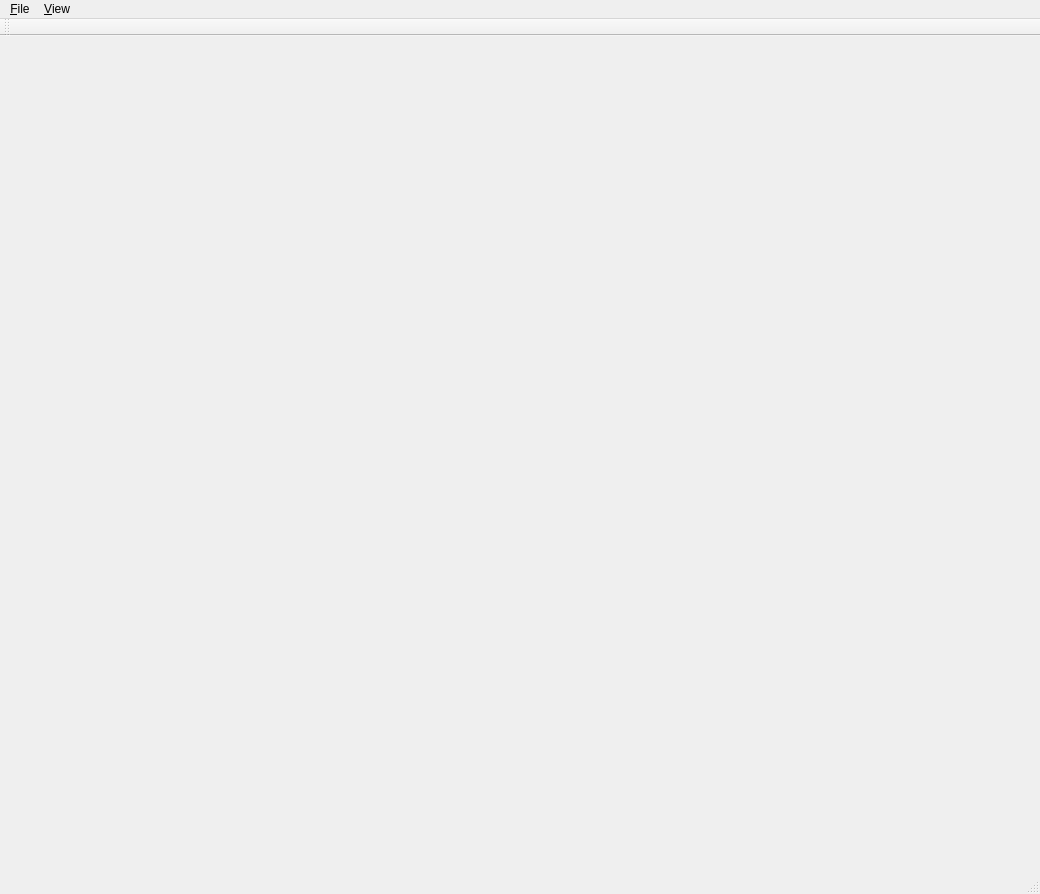
<?xml version="1.0" encoding="UTF-8"?>
<ui version="4.0">
 <class>qrvClass</class>
 <widget class="QMainWindow" name="qrvClass">
  <property name="geometry">
   <rect>
    <x>0</x>
    <y>0</y>
    <width>1040</width>
    <height>894</height>
   </rect>
  </property>
  <property name="windowTitle">
   <string>qrv</string>
  </property>
  <property name="locale">
   <locale language="English" country="UnitedStates"/>
  </property>
  <widget class="QWidget" name="centralWidget"/>
  <widget class="QMenuBar" name="menuBar">
   <property name="geometry">
    <rect>
     <x>0</x>
     <y>0</y>
     <width>1040</width>
     <height>38</height>
    </rect>
   </property>
   <property name="nativeMenuBar">
    <bool>true</bool>
   </property>
   <widget class="QMenu" name="menuFile">
    <property name="locale">
     <locale language="English" country="UnitedStates"/>
    </property>
    <property name="title">
     <string>&amp;File</string>
    </property>
    <addaction name="actionOpen"/>
    <addaction name="separator"/>
    <addaction name="actionSave"/>
    <addaction name="separator"/>
    <addaction name="actionQuit"/>
   </widget>
   <widget class="QMenu" name="menu_View">
    <property name="title">
     <string>&amp;View</string>
    </property>
    <addaction name="actionZoom_In"/>
    <addaction name="actionZoom_Out"/>
   </widget>
   <addaction name="menuFile"/>
   <addaction name="menu_View"/>
  </widget>
  <widget class="QToolBar" name="mainToolBar">
   <attribute name="toolBarArea">
    <enum>TopToolBarArea</enum>
   </attribute>
   <attribute name="toolBarBreak">
    <bool>false</bool>
   </attribute>
  </widget>
  <widget class="QStatusBar" name="statusBar"/>
  <action name="actionOpen">
   <property name="text">
    <string>&amp;Open</string>
   </property>
  </action>
  <action name="actionSave">
   <property name="text">
    <string>Save</string>
   </property>
  </action>
  <action name="actionQuit">
   <property name="text">
    <string>&amp;Quit</string>
   </property>
  </action>
  <action name="actionZoom_In">
   <property name="text">
    <string>Zoom In</string>
   </property>
  </action>
  <action name="actionZoom_Out">
   <property name="text">
    <string>Zoom Out</string>
   </property>
  </action>
 </widget>
 <layoutdefault spacing="6" margin="11"/>
 <resources>
  <include location="qrv.qrc"/>
 </resources>
 <connections/>
</ui>
